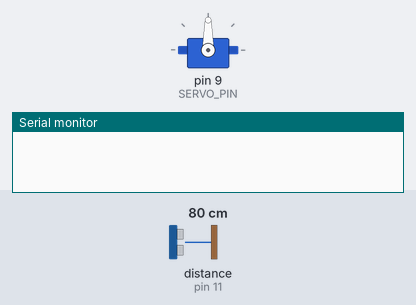
This sketch was run on a simulated Arduino Uno, built with avr-gcc and run on an emulated ATmega328P. Parts: servo, the last lines printed to the serial monitor. The test bench sets the inputs (shaded band); at power-on: distance to the obstacle (sensor on pin 11) 80 cm. The echo pulse lasts 58.3 µs per cm.

Above: at 0.1 s.
At 3.95 s:
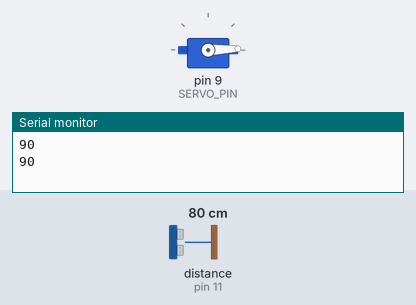
4.3 s: distance to the obstacle (sensor on pin 11) set to 2 cm
7.3 s: distance to the obstacle (sensor on pin 11) set to 120 cm
At 10.51 s:
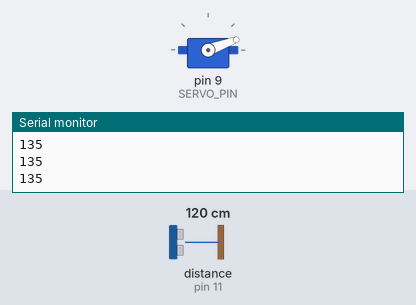
Timing chart, 0 to 28.3 s (numbered marks = the images above; inputs shaded):
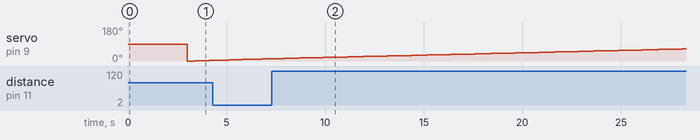

The sketch:

FWJ1E1NIMY43WAB.ino
```cpp
#include <Servo.h>
#include <NewPing.h>

#define TRIGGER_PIN  12
#define ECHO_PIN     11
#define SERVO_PIN    9
#define MAX_DISTANCE 200

NewPing sonar(TRIGGER_PIN, ECHO_PIN, MAX_DISTANCE);
Servo myservo;

int num_samples = 10; // Collected sample per degree angle

void setup() {
  myservo.attach(SERVO_PIN);
  Serial.begin(9600);
  delay(3000);
}

void loop() {
  int theta = 0; // angle
  int num_sample = 0;
  int distance = 0;

  for (theta = 0; theta < 180; theta ++)
  {
    unsigned int uS = sonar.ping();
    myservo.write(theta);
    delay(20);
    for (num_sample = 0; num_sample < num_samples; num_sample++)
    {
      uS = sonar.ping();
      distance = uS/US_ROUNDTRIP_CM + distance;
      delay(30);
    }

    distance = distance / (num_samples-1); // Average between the samples
    Serial.println(distance);

    distance = 0;
    num_sample = 0;
  }

}
```
